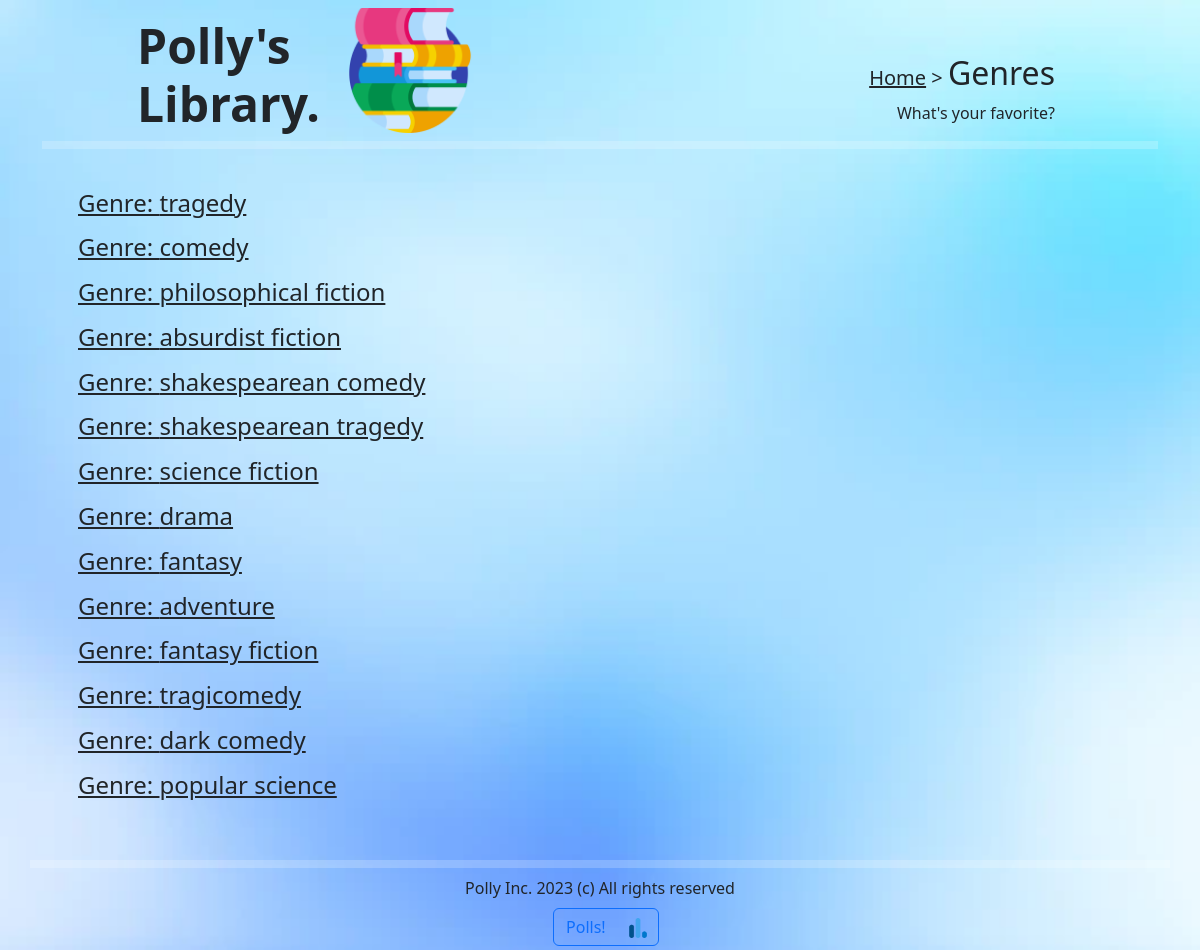
Screenshot of /lib/genres/ with the database file from the repository.
### library/models.py (models this page shows, shortened)
class Genre(models.Model):
    name = models.CharField(max_length=64)

### library/views.py (the view)
# urls.py: path('genres/', view=views.genres, name='genres'),
def genres(request):
    books_set = models.Book.objects.prefetch_related('author')
    genres_set = models.Genre.objects.prefetch_related(Prefetch('books', queryset=books_set))
    context = {
        'genres': genres_set
    }
    return render(request, template_name='library/genres/index.html', context=context)

### library/models.py (called while the page is built)
    @property
    def fullname(self) -> str:
        return f'{self.first} {self.last}'

### library/templates/library/genres/index.html (shortened to what this page needs)
{% extends 'library/base.html' %}
{% load static %}
{% block head %}
<span class="fs-5"><a href="{% url 'library:index' %}" class="text-dark">Home</a> > </span>
<span class="h2">Genres</span>
<div class="row mt-2">
    <span>What's your favorite?</span>
</div>
{% endblock %}
{% block main %}
    <div class="row justify-content-center">
        <div class="col">
            {% for genre in genres %}
            <div class="row mb-2">
                <a class="text-dark" data-bs-toggle="collapse" href="#genre-{{ genre.id }}" role="button" aria-expanded="false" aria-controls="genre-{{ genre.id }}">
                    <h4>Genre: {{ genre.name }}</h4>
                </a>
            </div>
            {% endfor %}
        </div>
    </div>
{% endblock %}

### library/static/library/css/main.css (style rules this page uses)
body { background-image: url('../img/bg.webp'); background-size: cover; }

### rows the page displays
Genre: name "tragedy"
Genre: name "comedy"
Genre: name "philosophical fiction"
Genre: name "absurdist fiction"
Genre: name "shakespearean comedy"
Genre: name "shakespearean tragedy"
Genre: name "science fiction"
Genre: name "drama"
Genre: name "fantasy"
Genre: name "adventure"
Genre: name "fantasy fiction"
Genre: name "tragicomedy"
Genre: name "dark comedy"
Genre: name "popular science"
